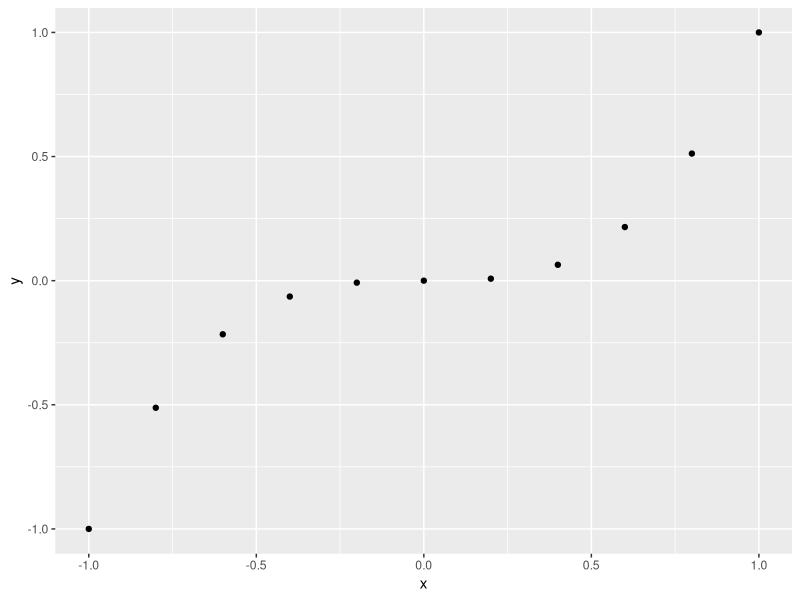
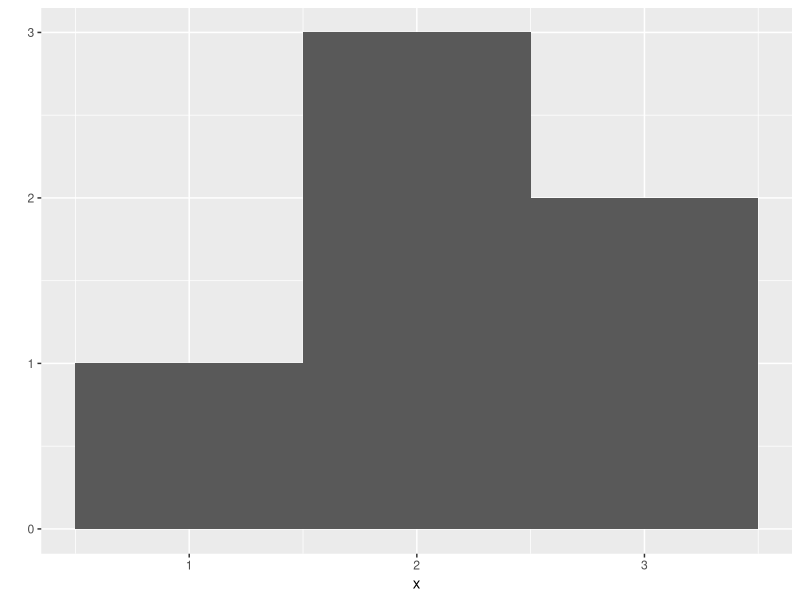
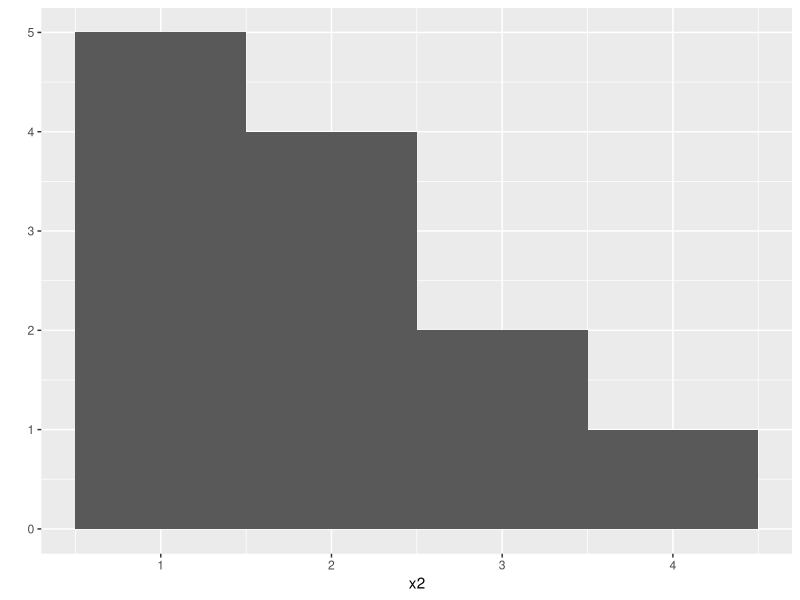
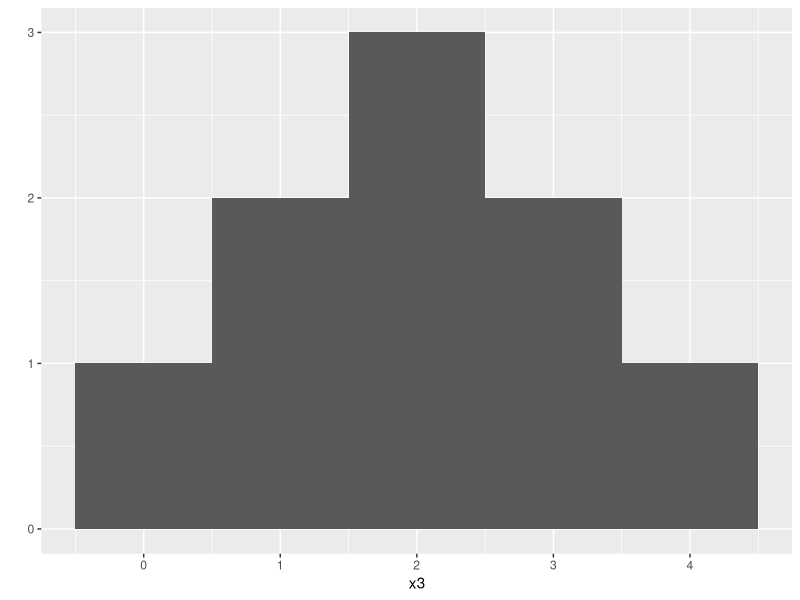
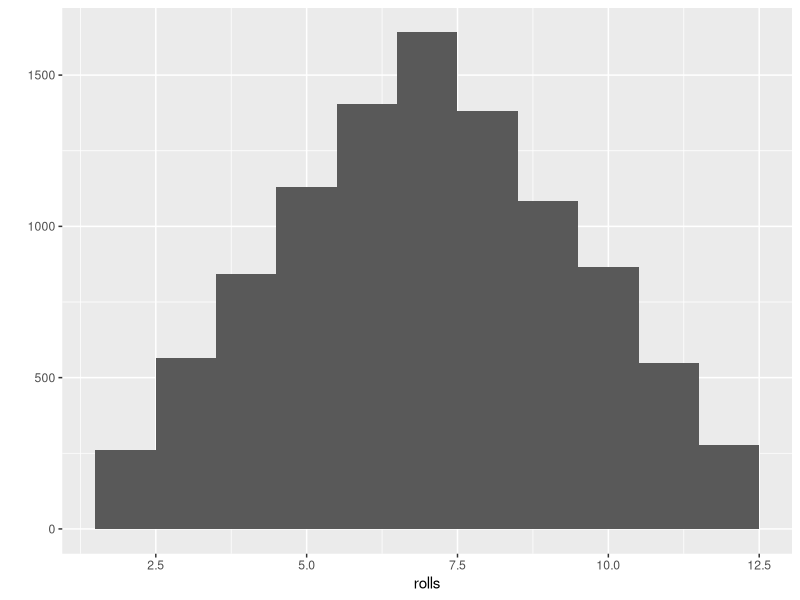

Recreate these plots in R, in order.
# 3. Packages and Help Pages

# 3.1 install.packages. 
# Each R package is hosted at http://cran.r-project.org

install.packages("gplot2")

library("ggplot2")

qplot

x <- c(-1, -0.8, -0.6, -0.4, -0.2, 0, 0.2, 0.4, 0.6, 0.8, 1)
x

y <- x^3
y

# Draw scalerplot
qplot(x,y)

# Draw histogram

x <-c(1,2,2,2,3,3)
qplot(x, binwidth = 1)
x

x2 <- c(1, 1, 1, 1, 1, 2, 2, 2, 2, 3, 3, 4)
qplot(x2,binwidth = 1)

x3 <- c(0, 1, 1, 2, 2, 2, 3, 3, 4)
qplot(x3, binwidth = 1)

# Ejercise 3.1 Visualize a Histogram with dice

replicate(3,1 +1)

# Function roll
roll <- function() {
  die <- 1:6
  dice <- sample(die, size=2, replace = TRUE)
  sum(dice)
}

replicate (10,roll())

rolls <- replicate(10000, roll())
qplot(rolls, binwidth=1)

